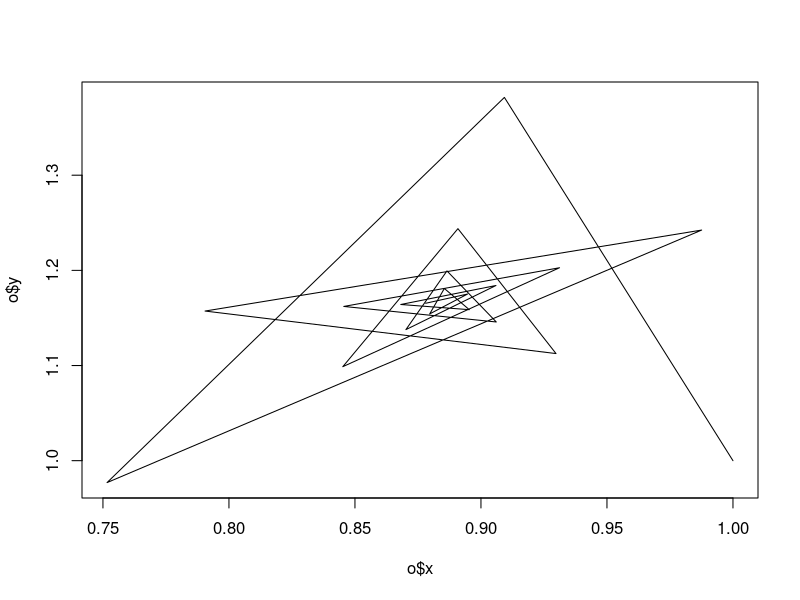
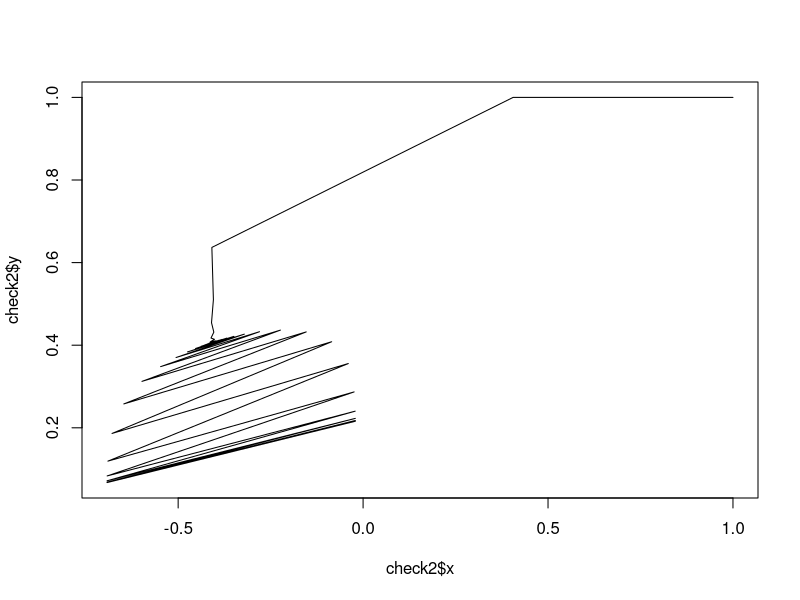

Write the R code that produced these figures, in order. (Note: this script raises an error after producing the figures.)
#http://michal.ramsza.org/lectures/2_r_programming/proj2/project_2.html?fbclid=IwAR3A51c-gC2Pjma0s7iQEThnLQKpWtsiEpeTkOojQij454BYAyCheArCi1Y


######### given funcs
f1 <- function(x){
  c( sin( x[1] + x[2]), cos( x[2]) + sin( x[1]))
}
f2 <- function( x){
  c(
    log( 1/2 + x[1]^2),
    sqrt( abs( x[2] * x[1]))
  )
}

f3 <- function( x){
  c(
    sqrt( 1/2 + x[1]^2) + rnorm( 2, 0, 1/10),
    sin( x[2] + x[1])
  )
}

f4 <- function( x){
  z <- x[1] + x[2] * ( 0 + 1i)
  phi <- Arg( z)
  r <- Mod( z)
  nphi <- phi + pi/36
  if( nphi > pi){
    nphi <- -2 * pi + nphi
  }
  r * rnorm( 1, 1, 1/50)  * c( cos( nphi), sin( nphi))
}
##############
createPath <- function(f1, x, iter){
  
  list_of_points = list()
  list_of_points[[1]] = x
  
  # easier?
  for( i in 2:iter){
    temp = f1(x)
    list_of_points[[i]] = temp
    x = temp
  }
  
  rownames = 1:iter
  colnames = c("x", "y")
  d = list(rownames, colnames)
  list_of_points = data.frame(matrix(unlist(list_of_points), ncol = 2, byrow = TRUE,dimnames = d),stringsAsFactors=FALSE)
  
  return(list_of_points)
}


x = c(1, 1)
o = createPath(f1, x, 20)
plot(o$x, o$y, type="l")


check2 = createPath( f2, c( 1, 1), 100)
plot(check2$x, check2$y, type="l")

check3 = createPath( f3, c( 1, 1), 300)####### wtf?!
plot(check3$x, check3$y, type="l")


check4 = createPath( f4, c( 1, 0), 1000)
plot(check4$x, check4$y, type="l")
